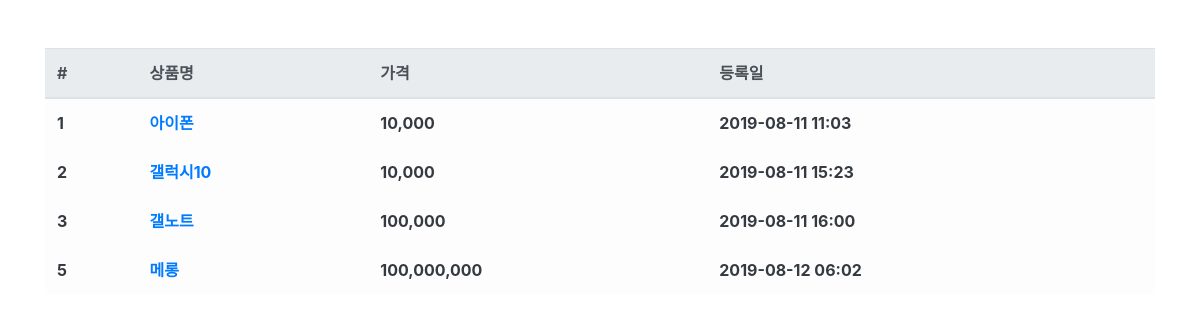
The app's page /product/ with its own data.
### product/models.py (models this page shows, shortened)
class Product(models.Model):
    name = models.CharField(max_length=256, verbose_name='상품명')
    price = models.IntegerField(verbose_name='상품가격')
    description = models.TextField(verbose_name='상품설명')
    stock = models.IntegerField(verbose_name='제고')
    register_date = models.DateTimeField(auto_now_add=True, verbose_name='등록날짜')
    class Meta:
        db_table = 'product'
        verbose_name = '상품'
        verbose_name_plural = '상품'

### product/views.py (the view)
# urls.py: path('product/',ProductList.as_view()),
class ProductList(ListView):
    model = Product
    template_name = 'product.html'
    context_object_name = 'product_list'

### product/templates/product.html (shortened to what this page needs)
{% extends 'base.html' %}
{% load humanize %}
{% block contents %}
<div class="row mt-5">
    <div class="col-12">
        <table class="table table-light table-hover">
            <thead class="thead-light">
            <tr>
                <th scope="col">#</th>
                <th scope="col">상품명</th>
                <th scope="col">가격</th>
                <th scope="col">등록일</th>
            </tr>
            </thead>
            <tbody class="text-dark">
            {% for product in product_list %}
            <tr>
                <th scope="row">{{product.id}}</th>
                <th><a id="product-{{product.id}}" onmouseenter="product_detail({{product.id}});" onmouseleave='product_leave({{product.id}})' href="/product/{{product.id}}"> {{product.name}}<a href="#"> </th>
                <th>{{product.price|intcomma}}</th>
                <th>{{product.register_date|date:'Y-m-d H:i'}}</th>
            </tr>
            {% endfor %}
            </tbody>
        </table>
    </div>
</div>
{% endblock %}

### records on screen
Product: id "1", name "아이폰", price "10,000", register_date "2019-08-11 11:03"
Product: id "2", name "갤럭시10", price "10,000", register_date "2019-08-11 15:23"
Product: id "3", name "갤노트", price "100,000", register_date "2019-08-11 16:00"
Product: id "5", name "메롱", price "100,000,000", register_date "2019-08-12 06:02"
